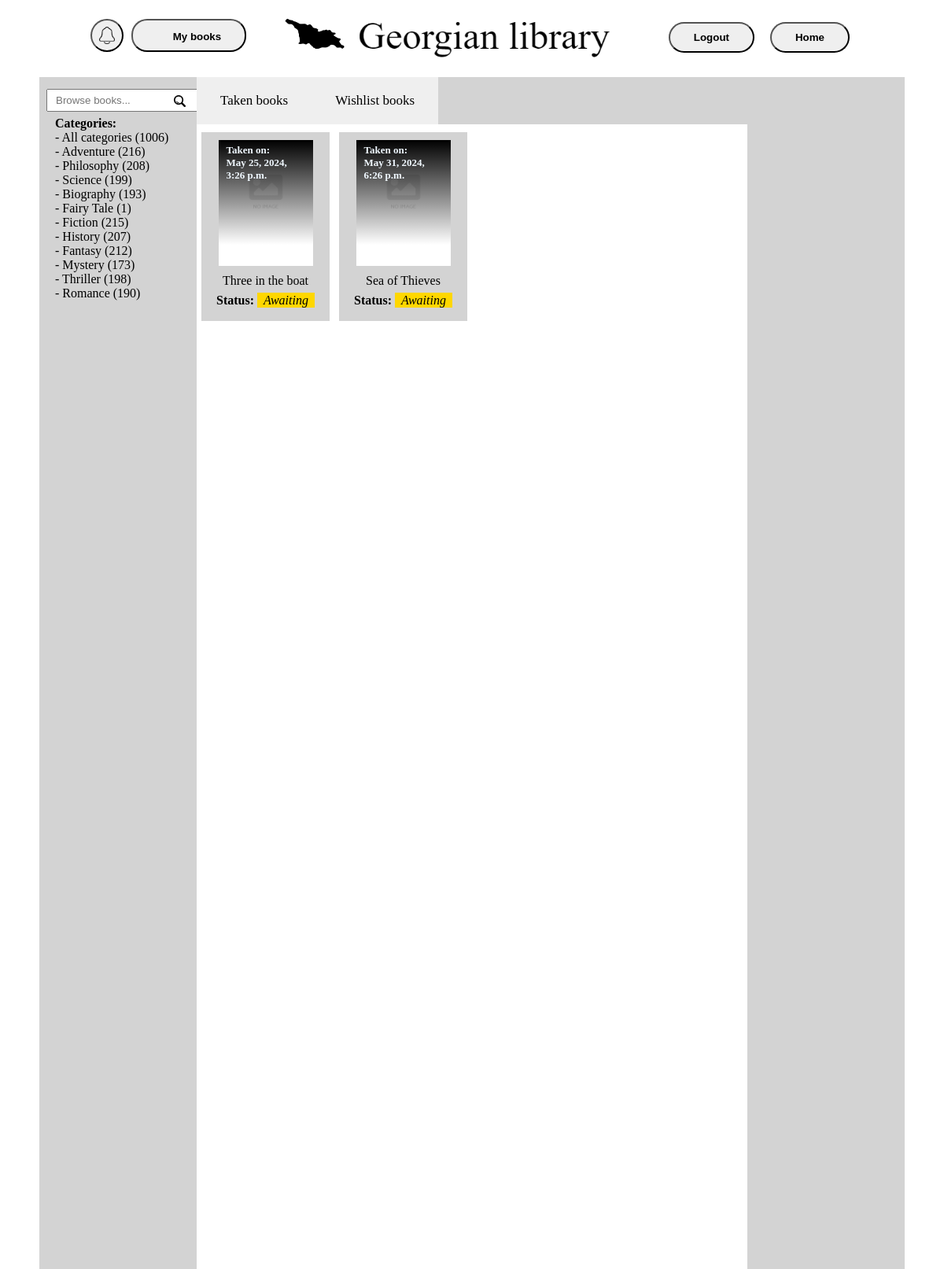
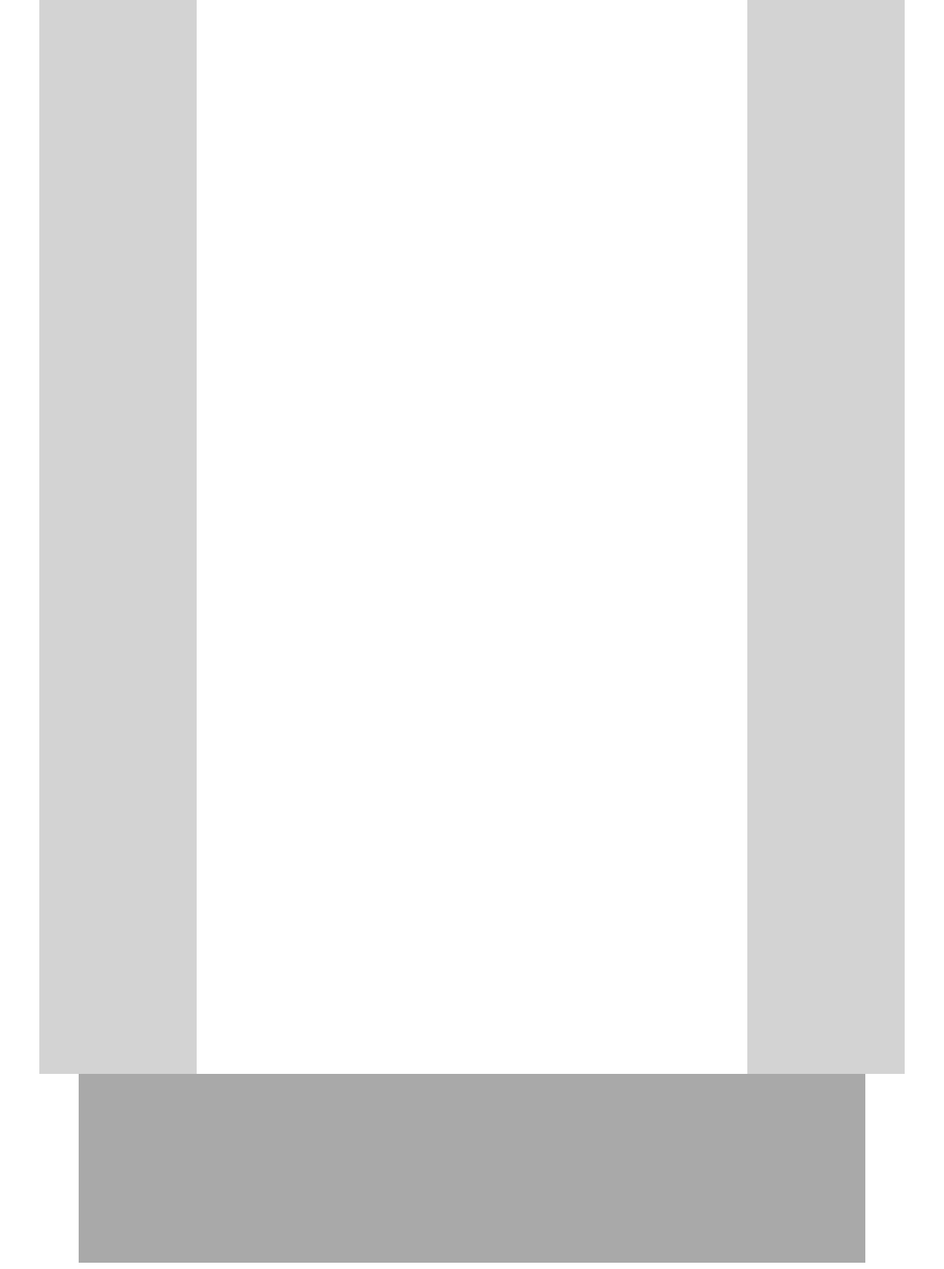
/users/taken_books/ (signed in), run on the app's committed database (2 pictures, top to bottom).
### library/models.py (models this page shows, shortened)
class Category(models.Model):
    name = models.CharField('Name', max_length=63)
    class Meta:
        verbose_name = 'Category'
        verbose_name_plural = 'Categories'

class Book(models.Model):
    title = models.CharField('Title', max_length=63)
    author = models.ForeignKey(Author, on_delete=models.CASCADE, null=True)
    category = models.ManyToManyField(Category, blank=False)
    cover = models.ImageField(upload_to='media/', blank=True)
    stock = models.IntegerField(default=0)
    times_taken = models.IntegerField(default=0)
    class Meta:
        verbose_name = 'Book'
        verbose_name_plural = 'Books'

### users/models.py (models this page shows, shortened)
class TakenBook(models.Model):
    STATUS_CHOICES = [
        ('Awaiting', 'Awaiting'),
        ('Taken', 'Taken'),
        ('Returned', 'Returned')
    ]
    user = models.ForeignKey(User, on_delete=models.CASCADE)
    book = models.ForeignKey(Book, on_delete=models.CASCADE)
    date_taken = models.DateTimeField(auto_now_add=True)
    status = models.CharField('Status', max_length=10, choices=STATUS_CHOICES, default='Awaiting')
    class Meta:
        verbose_name = 'Taken Book'
        verbose_name_plural = 'Taken Books'

### users/views.py (the view)
# urls.py: path('taken_books/', taken_books_view, name='taken_books'),
@login_required
def taken_books_view(request):
    user = request.user
    taken_books = user.takenbook_set.all()
    has_taken_books = taken_books.exists()
    return render(request, 'users/taken_books.html', {'taken_books': taken_books,
                                                      'title': 'Taken books',
                                                      'has_taken_books': has_taken_books})

### library/context_processors.py (called while the page is built)
def categories_processor(request):
    categories = Category.objects.annotate(book_count=Count('book'))
    all_book_count = Book.objects.count()
    return {'categories': categories, 'all_book_count': all_book_count}

### users/templates/users/taken_books.html (shortened to what this page needs)
{% extends 'library/home.html' %}
{% load static %}
{% block content %}
    <div class="my_books_buttons">
    <a href="{% url 'users:taken_books' %}">
    <button class="taken_books_button">
        Taken books
    </button>
    </a>
    <a href="{% url 'users:wishlist_books' %}">
    <button class="wishlist_books_button">
        Wishlist books
    </button>
    </a>
    </div>
    {% if has_taken_books %}
        <div class="books">
        {% for taken_book in taken_books %}
            <a href="{% url 'book_detail' taken_book.book.id %}">
            <div class="book">
                <div class="book_cover">
                    {% if taken_book.book.cover %}
                        <img src="{{ taken_book.book.cover.url }}" alt="{{ taken_book.book.title }}" class="book_cover_icon" draggable="false">
                    {% else %}
                        <img src="{% static 'library/images/no-image.png' %}" alt="{{ taken_book.book.title }}" class="no_book_cover_icon" draggable="false">
                    {% endif %}
                    <div class="date_taken">
                        Taken on: <br/>{{ taken_book.date_taken }}
                    </div>
                </div>
                <div class="book_title">
                    {{ taken_book.book.title }}<br/>
                </div>
                <div class="book_status">
                    <a style="font-weight: bold">Status:</a>
                    {% if taken_book.status == 'Taken' %}
                        <a style="background-color: green; color: white;font-family: Calibri; padding: 1px 8px; font-style: italic">{{ taken_book.status }}</a>
                    {% else %}
                        <a style="background-color: gold; color: black;font-family: Calibri; padding: 1px 8px; font-style: italic">{{ taken_book.status }}</a>
                    {% endif %}
                </div>
            </div>
            </a>
        {% endfor %}
        </div>
    {% else %}
        <div style="margin-top: 100px; font-size: 20px">
            No books taken
        </div>
    {% endif %}
{% endblock %}

### library/templates/library/home.html (shortened to what this page needs)
{% load static %}
<!DOCTYPE html>
<html lang="en">
<head>
    <link rel="stylesheet" type="text/css" href="{% static 'library/css/main.css' %}">
</head>
<body>
    <div class="header">
        <a href="{% url 'home' %}">
            <div class="logo">
                <img rel="stylesheet" class="georgia_logo" src="{% static 'library/images/georgia.png' %}" alt="Home page" draggable="false">
                <img src="{% static 'library/images/logo_text.png' %}" alt="Home page" class="logo_text" draggable="false">
            </div>
        </a>
        <a href="{% url 'home' %}">
            <button class="home_button">
                Home
            </button>
        </a>
        {% if not user.is_authenticated %}
            <a href="{% url 'users:login' %}">
                <button class="login_button">
                    Login
                </button>
            </a>
            <a href="{% url 'users:register' %}">
                <button class="register_button">
                    Register
                </button>
            </a>
        {% else %}
            <div class="user_panel">
                <button class="notifications_button" id="notification-button">
                    <img class="notifications_icon" src="{% static 'library/images/notifications.png' %}" alt="">
                    <span class="unread_count" id="unread-count">{% if unread_notifications %}{{ unread_notifications|length }}{% endif %}</span>
                </button>
                <a href="{% url 'users:taken_books' %}">
                    <button class="my_books_button">
                        <img rel="stylesheet" class="book_icon" src="{% static 'library/images/books.png' %}" alt="" draggable="false">
                        My books
                    </button>
                </a>
            </div>
            <a href="{% url 'users:logout' %}">
                <button class="login_button">
                    Logout
                </button>
            </a>
        {% endif %}
    </div>
    <div class="content">
        <form action="{% url 'search_results' %}" method="GET" class="search_bar">
            <input type="text" class="search_field" name="q" placeholder="Browse books...">
            <button type="submit" class="search_button">
                <img src="{% static 'library/images/search.png' %}" alt="" class="search_icon" draggable="false">
            </button>
        </form>
        <div class="categories">
            Categories: <br/>
            <a href="{% url 'home' %}" style="font-weight: normal">
                - All categories ({{ all_book_count }})
            </a><br/>
            {% for category in categories %}
                <a href="{% url 'home' %}?category={{ category.id }}" style="font-weight: normal">
                    - {{ category.name }} ({{ category.book_count }})
                </a><br/>
            {% endfor %}
        </div>
        <div class="books">
            {% block content %}{% endblock %}
        </div>
    </div>
    <div class="footer">
    </div>
</body>
</html>

### static/library/css/main.css (style rules this page uses)
a { text-decoration: none; color: black; }
.logo { position: absolute; margin-left: 260px; top: -5px; }
.georgia_logo { height: 80px; }
.logo_text { height: 68px; }
.header { position: relative; display: block; margin: auto; width: 1000px; height: 10vh; }
.user_panel { position: absolute; display: table; margin: 15px; }
.notifications_button { position: relative; width: 42px; height: 42px; border-radius: 24px; top: 1px; float: left; transition: ease 0.1s; }
.notifications_icon { width: 20px; height: 22px; margin-top: 2px; }
.unread_count { position: absolute; top: -3px; min-width: 20px; height: 20px; border-radius: 20px; line-height: 20px; text-align: center; }
.book_icon { position: relative; margin-left: -10px; top: 2px; padding-right: 10px; width: 17px; height: 17px; }
.my_books_button { position: relative; float: left; display: block; padding: 8px 30px 10px; border-radius: 20px; font-weight: bold; margin-left: 10px; margin-top: 1px; transition: ease 0.1s; }
.login_button, .logout_button, .home_button { float: right; display: block; padding: 10px 30px; border-radius: 20px; font-weight: bold; margin-top: 20px; margin-right: 20px; transition: ease 0.1s; }
.content { position: relative; display: block; margin: auto; width: 1100px; height: 360vh; background-color: lightgrey; }
.search_bar { position: relative; }
.search_field { position: absolute; margin: 15px 9px; padding: 5px 10px; }
.search_button { position: absolute; height: 25px; width: 25px; margin: 19px 165px; border: none; background-color: transparent; }
.search_icon { height: 15px; width: 15px; }
.categories { position: absolute; margin: 50px 20px; font-weight: bold; font-family: Calibri; }
.books { position: relative; margin: 10px auto; width: 700px; height: inherit; text-align: center; background-color: white; }
.book { background-color: lightgrey; display: inline-block; float: left; height: 240px; width: calc(700px/4 - 12px); margin: 0px 6px 6px 6px; box-sizing: border-box; vertical-align: top; }
.book_title { font-family: Calibri; margin: auto; width: 120px; white-space: nowrap; overflow: hidden; text-overflow: ellipsis; }
.date_taken { opacity: 1; color: aliceblue; position: absolute; padding: 5px 10px 80px; font-size: 13px; font-family: Calibri; font-weight: bold; text-align: left; background-image: linear-gradient(to bottom, black, transparent); }
.book_status { margin-top: 7px; }
.book_cover { position: relative; margin: 10px auto; width: 120px; height: 160px; background-color: white; background-size: auto 100%; background-position: center; overflow: hidden; }
.no_book_cover_icon { position: absolute; left: 0; max-width: 100%; height: auto; }
.my_books_buttons { position: relative; width: 100%; display: table; margin-bottom: 5px; background-color: lightgrey; }
.taken_books_button, .wishlist_books_button { position: relative; float: left; padding: 20px 30px; border: none; font-size: 17px; font-family: Calibri; transition: ease-in 0.1s; }
.footer { position: relative; display: block; margin: auto; width: 1000px; height: 30vh; background-color: darkgrey; }

### data on the page
Category: name "Adventure", book_count "216"
Category: name "Philosophy", book_count "208"
Category: name "Science", book_count "199"
Category: name "Biography", book_count "193"
Category: name "Fairy Tale", book_count "1"
Category: name "Fiction", book_count "215"
Category: name "History", book_count "207"
Category: name "Fantasy", book_count "212"
Category: name "Mystery", book_count "173"
Category: name "Thriller", book_count "198"
Category: name "Romance", book_count "190"
TakenBook: date_taken "May 25, 2024, 3:26 p.m.", book "Three in the boat", status "Awaiting"
TakenBook: date_taken "May 31, 2024, 6:26 p.m.", book "Sea of Thieves", status "Awaiting"

### other printed values
{{ all_book_count }} "1006"
